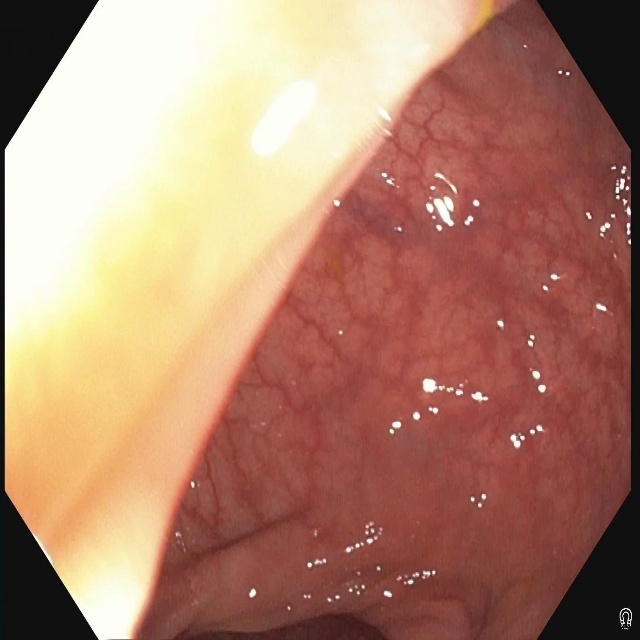
#> input picture datasets/images/train/21.jpg, 640 x 640 px, given in place of train, which was not available
$ python preprocess_yolo.py
#> lines starting #> are read from the running program, lines starting #| are printed output that depends on the picture; after the words box and inside, x2 and y2 are one past the last pixel; in counts of white or black regions, pixels touching at a corner belong together; pictures that were not available may be replaced by others from this repository, and a replacement may not be noted
import os
import cv2
import random
import numpy as np
from glob import glob

IMG_SIZE = 640
CLASS_ID = 0
SPLIT_RATIO = 0.8

def ensure_dirs():
    for p in [
        "datasets/images/train", "datasets/images/val",
        "datasets/labels/train", "datasets/labels/val"
    ]:
        os.makedirs(p, exist_ok=True)

def mask_to_polygon(mask):
    contours, _ = cv2.findContours(mask, cv2.RETR_EXTERNAL, cv2.CHAIN_APPROX_SIMPLE)
    polygons = []
    for cnt in contours:
        if cv2.contourArea(cnt) < 100:
            continue
        cnt = cnt.squeeze()
        if len(cnt.shape) != 2:
            continue
        poly = cnt / IMG_SIZE
        polygons.append(poly)
    return polygons

def process_images(image_paths, mask_dir):
#> called with mask_dir = 'datasets/Kvasir-SEG/masks'
    random.shuffle(image_paths)
    split = int(len(image_paths) * SPLIT_RATIO)

    for i, img_path in enumerate(image_paths):
        name = os.path.basename(img_path)
        mask_path = os.path.join(mask_dir, name)

        img = cv2.imread(img_path)
#> img is the input picture: shape (640, 640, 3); mean B, G, R 110.6, 132, 176
        mask = cv2.imread(mask_path, 0)
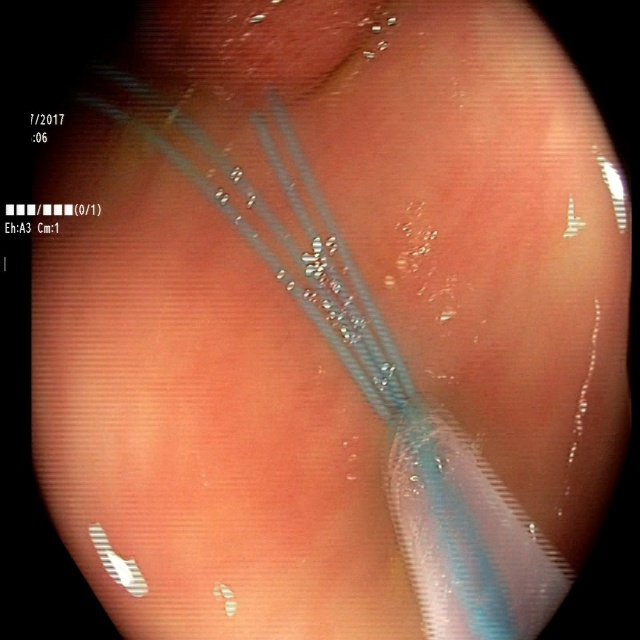
#> input picture datasets/images/train/238.jpg, 640 x 640 px, given in place of train, which was not available
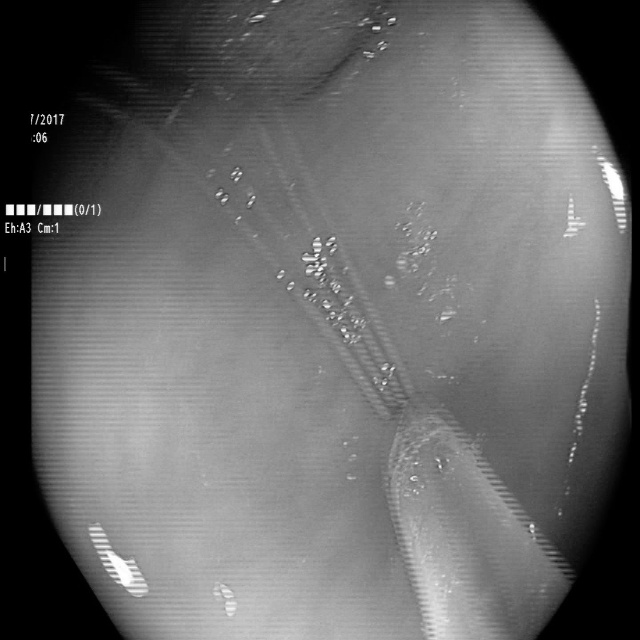
#> mask: shape (640, 640); min 0, max 255, mean 105.2

        if img is None or mask is None:
            continue

        img = cv2.resize(img, (IMG_SIZE, IMG_SIZE))
        mask = cv2.resize(mask, (IMG_SIZE, IMG_SIZE))

        polygons = mask_to_polygon(mask)
#> in mask_to_polygon, `contours, _ = cv2.findContours(mask, cv2.RETR_EXTERNAL, cv2.CHAIN_APPR..`: contours = 113 contours, 111 with area under 20; largest, box (x1, y1, x2, y2) and area: (0, 0, 634, 640) 357024, (0, 254, 8, 275) 68
#> the loop in mask_to_polygon, `for cnt in contours:` made 113 passes
#> cnt on passes 1 to 12: [[114, 636], [113, 637], [114, 638]], [[549, 631], [550, 631]], [[112, 630], [112, 634]], [[551, 629]], [[557, 623]], [[96, 608], [96, 610]], [[567, 607]], [[569, 599]], [[575, 598], [575, 599]], [[88, 598]], [[573, 597], [572, 598], [572, 599], [573, 598]], [[88, 595]]
#> after the loop in mask_to_polygon, `for cnt in contours:`: polygons = 1 point arrays, longest 1308 points
#> polygons = 1 point arrays, longest 1308 points

        split_type = "train" if i < split else "val"
        img_out = f"datasets/images/{split_type}/{name}"
        lbl_out = f"datasets/labels/{split_type}/{name.rsplit('.',1)[0]}.txt"

        cv2.imwrite(img_out, img)

        with open(lbl_out, "w") as f:
            for poly in polygons:
                coords = " ".join([f"{p[0]:.6f} {p[1]:.6f}" for p in poly])
                f.write(f"{CLASS_ID} {coords}\n")
#> this loop made 1 pass

def process_kvasir():
    imgs = glob("datasets/Kvasir-SEG/images/*")
    process_images(imgs, "datasets/Kvasir-SEG/masks")

def process_cvc():
    imgs = glob("datasets/CVC_clinic/Original/*")
    process_images(imgs, "datasets/CVC_clinic/Ground Truth")
#> call 2 of process_images, with mask_dir = 'datasets/CVC_clinic/Ground Truth'
#> in process_images (call 2), `mask = cv2.imread(mask_path, 0)`:
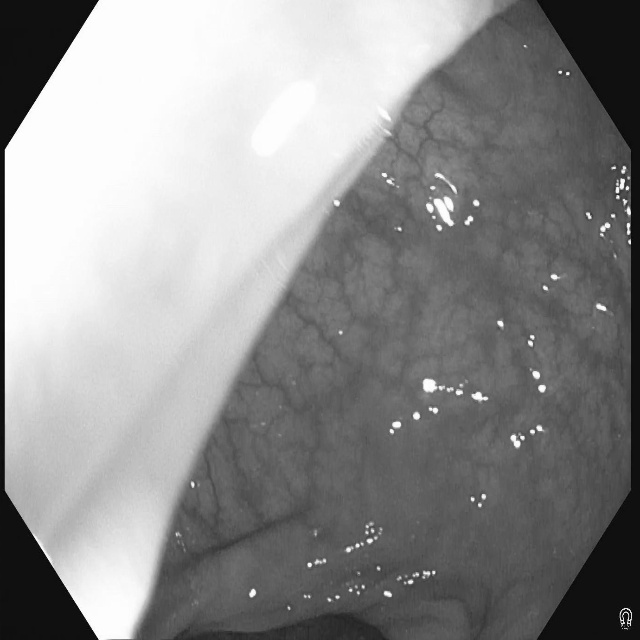
#> mask: shape (640, 640); min 0, max 255, mean 142.8
#> the loop in mask_to_polygon (call 2), `for cnt in contours:` made 1 pass
#> (cnt, poly) on pass 1: ([[0, 0], [0, 639], [639, 639], [639, 0]], [[0, 0], [0, 0.998], [0.998, 0.998], [0.998, 0]])
#> in process_images (call 2), `polygons = mask_to_polygon(mask)`: polygons = [[[0, 0], [0, 0.998], [0.998, 0.998], [0.998, 0]]]
#> the loop in process_images (call 2), `for poly in polygons:` made 1 pass
#> poly on pass 1: [[0, 0], [0, 0.998], [0.998, 0.998], [0.998, 0]]

def process_polypgen():
    base = "datasets/polypgen"
    for seq in os.listdir(base):
        imgs = glob(f"{base}/{seq}/images/*")
        process_images(imgs, f"{base}/{seq}/masks")

if __name__ == "__main__":
    ensure_dirs()
    process_kvasir()
    process_cvc()
    process_polypgen()
    print("Preprocessing completed successfully.")
